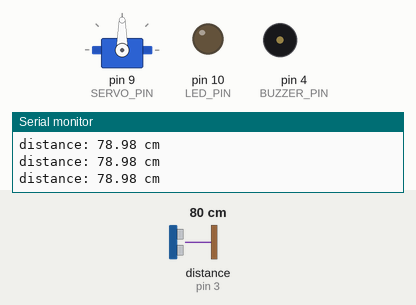
Recording of a sketch running on a simulated Arduino Uno, built with avr-gcc and run on an emulated ATmega328P. On the bench: servo, output pins drawn as LEDs (lit = HIGH), buzzer (waves = sounding), the last lines printed to the serial monitor. Wiring (inferred from the names in the program): ultrasonic range finder: trigger pin 2; echo pin 3. Inputs (shaded band) come from the test bench; at power-on: distance to the obstacle (sensor on pin 3) 80 cm. The echo pulse lasts 58.3 µs per cm; pins used as bus, display or sensor lines are not drawn.

Above: at 1.3 s.
1.4 s: distance to the obstacle (sensor on pin 3) set to 22 cm
2.9 s: distance to the obstacle (sensor on pin 3) set to 19 cm
At 3.27 s:
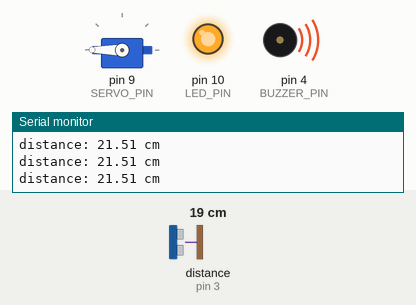
At 4.2 s:
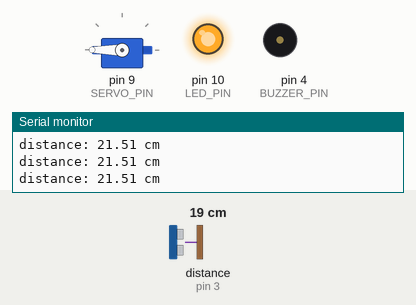
Timing chart, 0 to 11.9 s (numbered marks = the images above; inputs shaded):
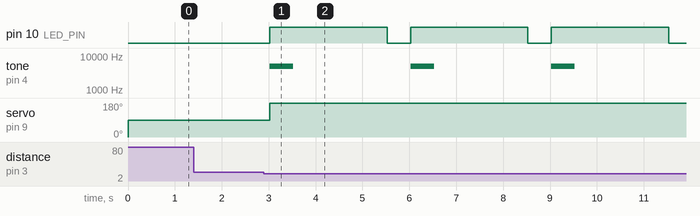

The sketch:

SMARTTRASHBIN.ino
```cpp
#include <Servo.h>

// constants won't change
const int TRIG_PIN  = 2;  // Arduino pin connected to Ultrasonic Sensor's TRIG pin
const int ECHO_PIN  = 3;  // Arduino pin connected to Ultrasonic Sensor's ECHO pin
const int SERVO_PIN = 9; // Arduino pin connected to Servo Motor's pin
const int BUZZER_PIN = 4; // Arduino pin connected to Piezo Buzzer's pin
const int LED_PIN = 10; // Arduino pin connected to Piezo Buzzer's pin


const int DISTANCE_THRESHOLD = 20; // centimeters
int pos = 0;    // variable to store the servo position


Servo servo; // create servo object to control a servo

// variables will change:
float duration_us, distance_cm;

void setup() {
  Serial.begin (9600);       // initialize serial port
  pinMode(TRIG_PIN, OUTPUT); // set arduino pin to output mode
  pinMode(ECHO_PIN, INPUT);  // set arduino pin to input mode
    pinMode(BUZZER_PIN, OUTPUT); // set arduino pin to output mode
      pinMode(10, OUTPUT);

  servo.attach(SERVO_PIN);   // attaches the servo on pin 9 to the servo object
  servo.write(0);
}

void loop() {
  // generate 10-microsecond pulse to TRIG pin
  digitalWrite(TRIG_PIN, HIGH);
  delayMicroseconds(10);
  digitalWrite(TRIG_PIN, LOW);

  // measure duration of pulse from ECHO pin
  duration_us = pulseIn(ECHO_PIN, HIGH);
  // calculate the distance
  distance_cm = 0.017 * duration_us;
 /*for (pos = 0; pos <= 90; pos += 1) { // goes from 0 degrees to 180 degrees
        // in steps of 1 degree
    servo.write(pos);              // tell servo to go to position in variable 'pos'
    delay(2500);                       // waits 15 ms for the servo to reach the position
  }
    for (pos = 180; pos >= 0; pos -= 1) { // goes from 180 degrees to 0 degrees
    servo.write(pos);              // tell servo to go to position in variable 'pos'
    delay(15);                       // waits 15 ms for the servo to reach the position
  }
  }*/

  if(distance_cm < DISTANCE_THRESHOLD){

    servo.write(180); // rotate servo motor to 90 degree

    digitalWrite(BUZZER_PIN, HIGH); // turn on Piezo Buzzer
    tone(BUZZER_PIN, 5000,500);
     digitalWrite(10, HIGH);   // turn the LED on
    delay(2500);
      digitalWrite(10, LOW);    // turn the LED off

  }
  else
    servo.write(90);  // rotate servo motor to 0 degree
        digitalWrite(BUZZER_PIN, LOW);  // turn off Piezo Buzzer


  // print the value to Serial Monitor
  Serial.print("distance: ");
  Serial.print(distance_cm);
  Serial.println(" cm");

  delay(500);
}
```

Measured:
- the behaviour switches between 21 and 20 cm on distance to the obstacle (sensor on pin 3) (found by bisection; images 0 and 1)
- after the input at 2.9 s, pin 10 (LED_PIN): alternates HIGH for 2.5 s and LOW for 0.50 s, starting after 0.13 s; tone on pin 4 (BUZZER_PIN): alternates 5000 Hz for 0.50 s and silent for 2.5 s, starting after 0.13 s; servo on pin 9 (SERVO_PIN): 90° → 180° after 0.13 s
